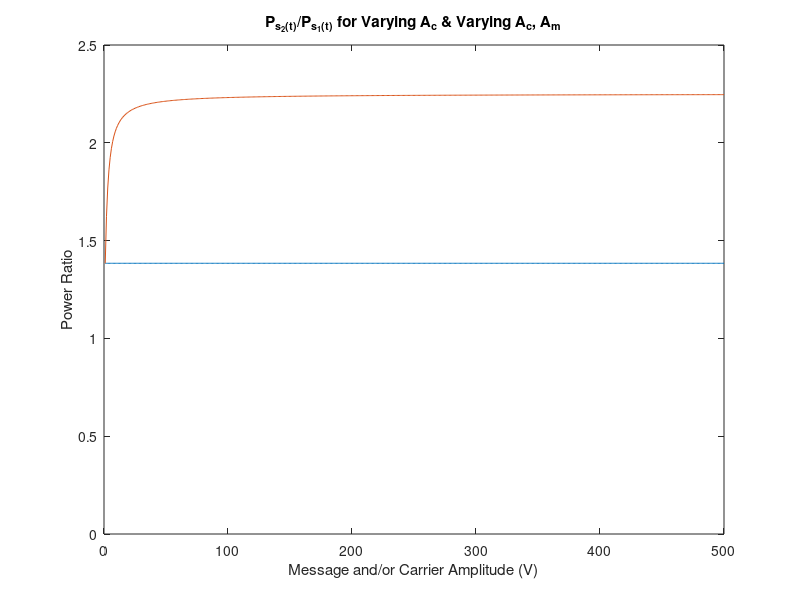

Here is the MATLAB script that generated this plot:
% CHASE LOTITO - SIUC EE UNDEGRAD
% ECE428 INDIVIDUAL PROJECT
%
% 80% 120% POWER ANALYSIS

% NUMBER OF SUBPLOTS
nsub = 6;

% DEFINE MODULATION INDEX
mu1 = 0.8;
mu2 = 1.2;

psratio = [];
psratio1 = [];

for Ac=1:1:500
    % DEFINE FREQUENCIES & AMPLITUDES OF m(t), c(t)
    Am = 1;         % MESSAGE AMPLITUDE
    fm = 25;        % MESSAGE FREQ.
    fc = 500;      % CARRIER FREQ.
    
    %----------------------------------------------------------------------
    % FROM fft.m:
    %   For length N input vector x, the DFT is a length N vector X,
    %   with elements
    %                    N
    %      X(k) =       sum  x(n)*exp(-j*2*pi*(k-1)*(n-1)/N), 1 <= k <= N.
    %                   n=1
    %----------------------------------------------------------------------
    % DEFINE SAMPLING FREQUENCY (for N-point FFT)
    N = 2048;           % N for the N-point FFT
    fs = 8192;         % SAMPLING FREQ.
    t = (-(N-1):N-1)/fs;
    
    % GENERATE MESSAGE SIGNAL
    T = 1/fm;                            % PULSE TRAIN PERIOD
    d = min(t):T:max(t);
    mt = Am * pulstran(t, d, 'rectpuls', T/2);
    
    % GENERATE CARRIER SIGNAL
    ct = Ac * cos(2*pi*fc*t);
    
    % GENERATE 80% AM SIGNAL
    st1 = (1 + mu1 * mt) .* ct;
    
    % GENERATE 120% AM SIGNAL
    st2 = (1 + mu2 * mt) .* ct;
    
    % GENERATE 80% AM AMPLITUDE SPRECTRUM
    Sf1 = 2 / N * abs(fft(st1,N));
    
    % GENERATE 120% AM AMPLITUDE SPRECTRUM
    Sf2 = 2 / N * abs(fft(st2,N));
    
    % CALCULATE POWER REQUIREMENTS (THEN TAKE RATIO)
    ps1 = sum(Sf1.^2) / N;
    ps2 = sum(Sf2.^2) / N;
    pratio = ps2/ps1;
    psratio = [psratio, pratio];
end

for Ac=1:1:500
    % DEFINE FREQUENCIES & AMPLITUDES OF m(t), c(t)
    Am = 1;         % MESSAGE AMPLITUDE
    fm = 25;        % MESSAGE FREQ.
    fc = 500;      % CARRIER FREQ.
    
    %----------------------------------------------------------------------
    % FROM fft.m:
    %   For length N input vector x, the DFT is a length N vector X,
    %   with elements
    %                    N
    %      X(k) =       sum  x(n)*exp(-j*2*pi*(k-1)*(n-1)/N), 1 <= k <= N.
    %                   n=1
    %----------------------------------------------------------------------
    % DEFINE SAMPLING FREQUENCY (for N-point FFT)
    N = 2048;           % N for the N-point FFT
    fs = 8192;         % SAMPLING FREQ.
    t = (-(N-1):N-1)/fs;
    
    % GENERATE MESSAGE SIGNAL
    T = 1/fm;                            % PULSE TRAIN PERIOD
    d = min(t):T:max(t);
    mt = Ac * pulstran(t, d, 'rectpuls', T/2);
    
    % GENERATE CARRIER SIGNAL
    ct = Ac * cos(2*pi*fc*t);
    
    % GENERATE 80% AM SIGNAL
    st1 = (1 + mu1 * mt) .* ct;
    
    % GENERATE 120% AM SIGNAL
    st2 = (1 + mu2 * mt) .* ct;
    
    % GENERATE 80% AM AMPLITUDE SPRECTRUM
    Sf1 = 2 / N * abs(fft(st1,N));
    
    % GENERATE 120% AM AMPLITUDE SPRECTRUM
    Sf2 = 2 / N * abs(fft(st2,N));
    
    % CALCULATE POWER REQUIREMENTS (THEN TAKE RATIO)
    ps1 = sum(Sf1.^2) / N;
    ps2 = sum(Sf2.^2) / N;
    pratio = ps2/ps1;
    psratio1 = [psratio1, pratio];
end

Ac = 1:1:500;
plot(Ac, psratio);
hold on;
plot(Ac, psratio1);
ylim([0,2.5]);
title('{P_{s_2(t)}}/{P_{s_1(t)}} for Varying A_c & Varying A_c, A_m');
xlabel('Message and/or Carrier Amplitude (V)');
ylabel('Power Ratio');